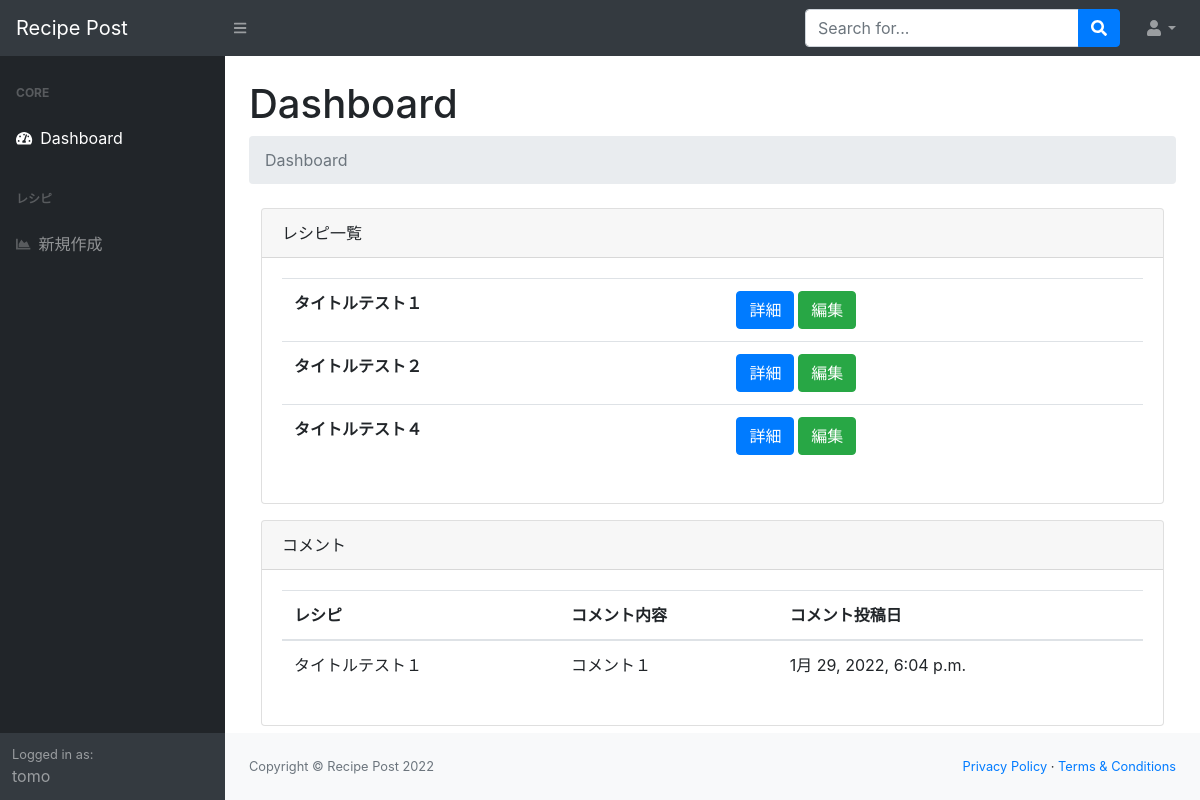
The page /userpage/ (signed in) on the database as committed earlier.
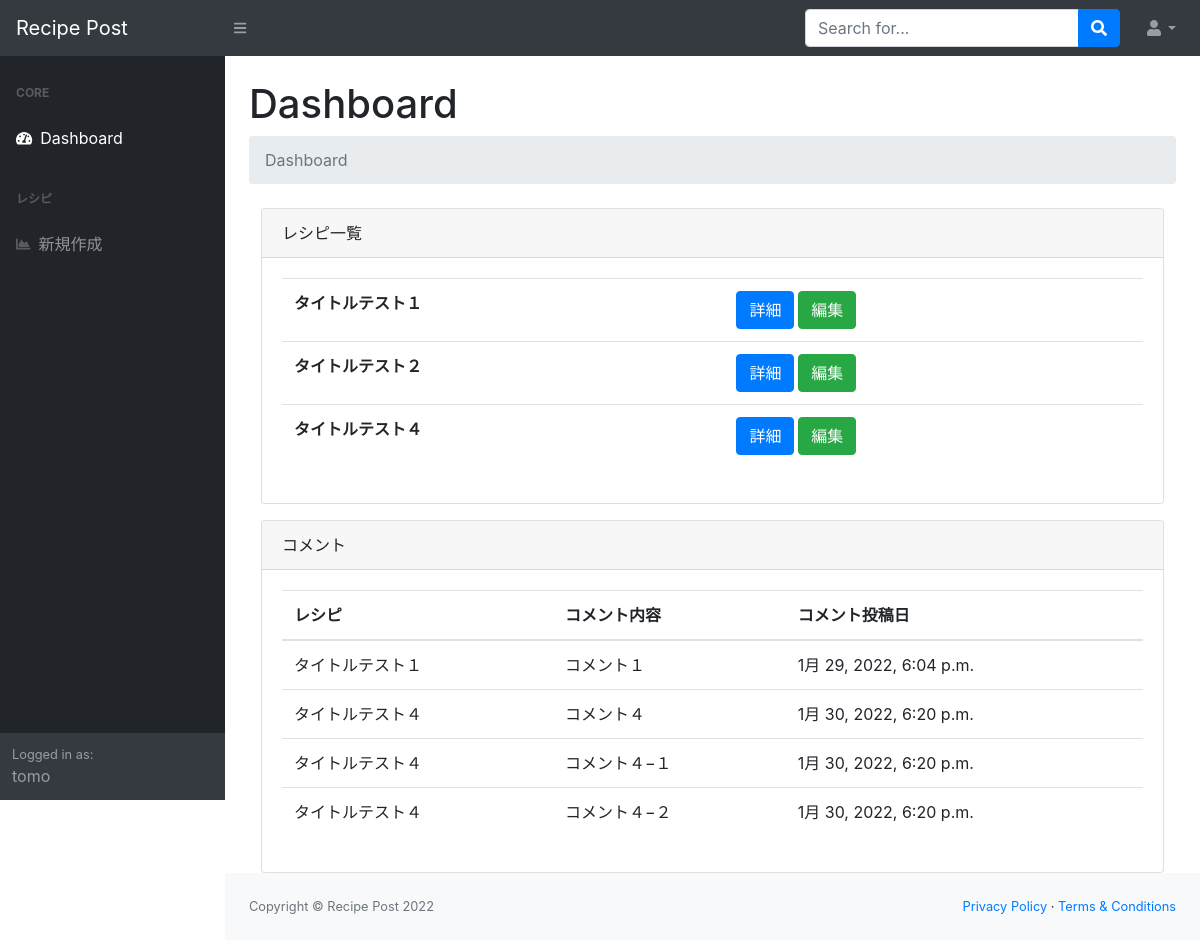
The same page on the database as committed later.
### recipe/models.py (models this page shows, shortened)
class Recipe(models.Model):
    title = models.CharField(verbose_name="タイトル", max_length=200)
    content = models.TextField(verbose_name="内容")
    description = models.TextField(blank=True, default="")
    image = models.ImageField(upload_to="images/uploaded/", default=None, null=True, blank=True)
    user = models.ForeignKey(User, on_delete=models.CASCADE, default=None, null=True)
    created = models.DateTimeField(auto_now_add=True)
    modified = models.DateTimeField(auto_now=True)
    detail_main = ImageSpecField(
        source = "image",
        processors = [ResizeToFill(640, 480)],
        format = "jpeg",
        options = {"quality": 80}
    )
    class Meta:
        verbose_name = "レシピ"
        verbose_name_plural = "レシピ"

### comment/models.py (models this page shows)
class Comment(models.Model):
  content = models.TextField()
  created = models.DateTimeField(auto_now_add=True)
  recipe = models.ForeignKey(Recipe, on_delete=models.CASCADE, default=None, null=True)

### userpage/views.py (the view)
class UserpageTemplateView(UserpageMixin, TemplateView):
  template_name = "userpage/index.html"
  def get_context_data(self, **kwargs):
    context = super().get_context_data(**kwargs)
    if self.request.user.is_authenticated:
      context['recipe_list'] = Recipe.objects.filter(user=self.request.user).prefetch_related("comment_set")
    else:
      context['recipe_list'] = None
    return context

### userpage/templates/userpage/index.html
{% extends 'userpage.html' %}
{% block body %}
<div class="col-lg-12">
  <div class="card">
    <div class="card-header">
      レシピ一覧
    </div>
    <div class="card-body">
      <table class="table">
        {% for recipe in recipe_list %}
        <tr>
          <th>{{ recipe.title }}</th>
          <th>
            <a href="{% url 'recipe:detail' recipe.id %}" class="btn btn-primary">詳細</a>
            <a href="{% url 'userpage:recipe:update' recipe.id %}" class="btn btn-success">編集</a>
          </th>
        </tr>
        {% endfor %}
      </table>
    </div>
  </div>
  <div class="card mt-3">
    <div class="card-header">
      コメント
    </div>
    <div class="card-body">
      <table class="table">
        <thead>
          <tr>
            <th>レシピ</th>
            <th>コメント内容</th>
            <th>コメント投稿日</th>
          </tr>
        </thead>
        {% for recipe in recipe_list %}
        {% for comment in recipe.comment_set.all %}
        <tr>
          <td>{{ recipe.title }}</td>
          <td>{{ comment.content }}</td>
          <td>{{ comment.created }}</td>
        </tr>
        {% endfor %}
        {% endfor %}
      </table>
    </div>
  </div>
</div>
{% endblock %}

### userpage/templates/userpage.html (shortened to what this page needs)
{% load static %}
<!DOCTYPE html>
<html lang="en">
<head>
  <link href="{% static 'css/styles.css' %}" rel="stylesheet" />
  <link href="https://cdn.datatables.net/1.10.20/css/dataTables.bootstrap4.min.css" rel="stylesheet"
 />
</head>
<body class="sb-nav-fixed">
  <nav class="sb-topnav navbar navbar-expand navbar-dark bg-dark">
    <a class="navbar-brand" href="{% url 'userpage:index' %}">Recipe Post</a>
    <button class="btn btn-link btn-sm order-1 order-lg-0" id="sidebarToggle" href="#"><i
        class="fas fa-bars"></i></button>
    <form class="d-none d-md-inline-block form-inline ml-auto mr-0 mr-md-3 my-2 my-md-0">
      <div class="input-group">
        <input class="form-control" type="text" placeholder="Search for..." aria-label="Search"
          aria-describedby="basic-addon2" />
        <div class="input-group-append">
          <button class="btn btn-primary" type="button"><i class="fas fa-search"></i></button>
        </div>
      </div>
    </form>
    <ul class="navbar-nav ml-auto ml-md-0">
      <li class="nav-item dropdown">
        <a class="nav-link dropdown-toggle" id="userDropdown" href="#" role="button" data-toggle="dropdown"
          aria-haspopup="true" aria-expanded="false"><i class="fas fa-user fa-fw"></i></a>
      </li>
    </ul>
  </nav>
  <div id="layoutSidenav">
    <div id="layoutSidenav_nav">
      <nav class="sb-sidenav accordion sb-sidenav-dark" id="sidenavAccordion">
        <div class="sb-sidenav-menu">
          <div class="nav">
            <div class="sb-sidenav-menu-heading">Core</div>
            <a class="nav-link" href="{% url 'userpage:index' %}">
              <div class="sb-nav-link-icon"><i class="fas fa-tachometer-alt"></i></div>
              Dashboard
            </a>
            <div class="sb-sidenav-menu-heading">レシピ</div>
            <a class="nav-link collapsed" href="{% url 'userpage:recipe:create' %}" >
              <div class="sb-nav-link-icon"><i class="fas fa-chart-area"></i></div>
              新規作成
            </a>
          </div>
        </div>
        <div class="sb-sidenav-footer">
          <div class="small">Logged in as:</div>
          {{ request.user.username}}
        </div>
      </nav>
    </div>
    <div id="layoutSidenav_content">
      <main>
        <div class="container-fluid">
          <h1 class="mt-4">Dashboard</h1>
          {% block breadcrumbs %}
          <ol class="breadcrumb mb-4">
            <li class="breadcrumb-item active">Dashboard</li>
          </ol>
          {% endblock %}
          {% block body %}{% endblock %}
        </div>
      </main>
      <footer class="py-4 bg-light mt-auto">
        <div class="container-fluid">
          <div class="d-flex align-items-center justify-content-between small">
            <div class="text-muted">Copyright &copy; Recipe Post 2022</div>
            <div>
              <a href="#">Privacy Policy</a>
              &middot;
              <a href="#">Terms &amp; Conditions</a>
            </div>
          </div>
        </div>
      </footer>
    </div>
  </div>
</body>
</html>

Rows that differ between the two databases and show on the page:
added Comment: {{ recipe.title }} "タイトルテスト４", content "コメント４", created "1月 30, 2022, 6:20 p.m.", shown under Recipe "タイトルテスト４"
added Comment: {{ recipe.title }} "タイトルテスト４", content "コメント４−１", created "1月 30, 2022, 6:20 p.m.", shown under Recipe "タイトルテスト４"
added Comment: {{ recipe.title }} "タイトルテスト４", content "コメント４−２", created "1月 30, 2022, 6:20 p.m.", shown under Recipe "タイトルテスト４"
